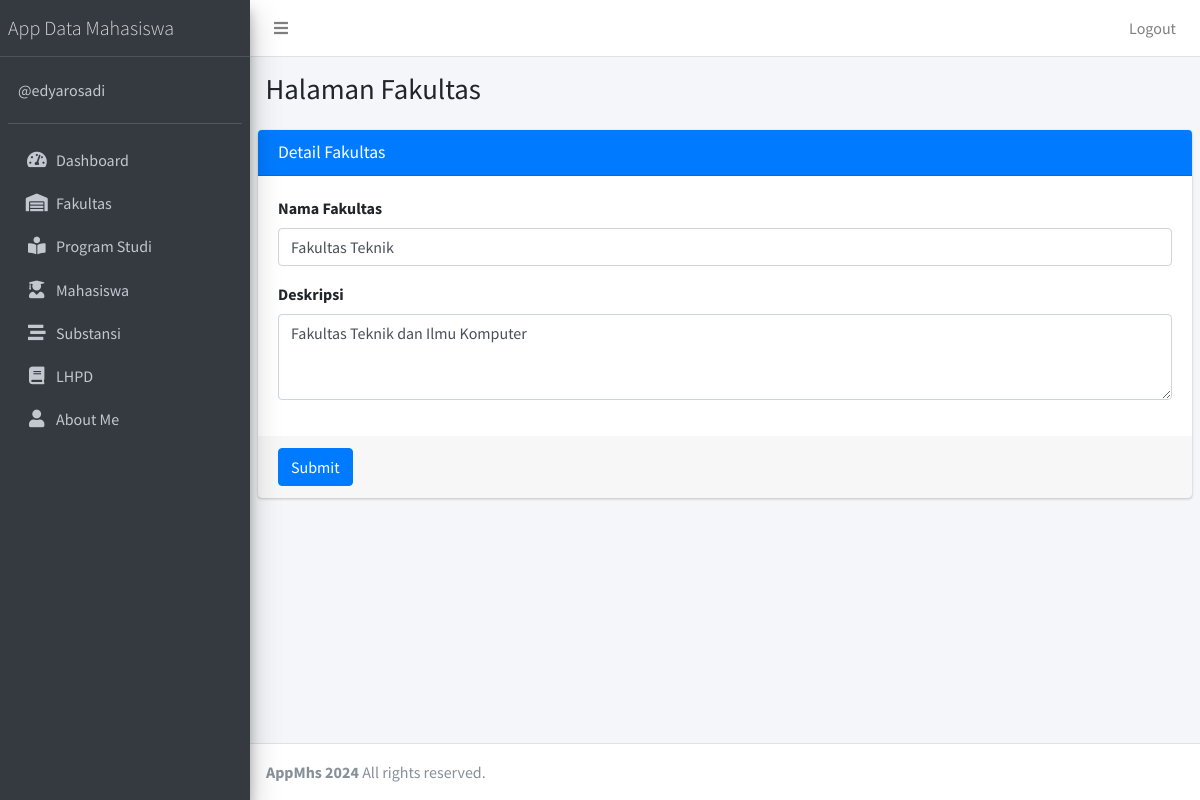
/fakultas/edit/1 (signed in), run on the app's committed database.
### tables this page shows
CREATE TABLE `fakultas` (
  `FakultasID` int NOT NULL,
  `NamaFakultas` varchar(100) NOT NULL,
  `Deskripsi` text
);

### app/core/Controller.php (called while the page is built, shortened)
<?php
class Controller
{
    public function view($view, $data = [])
    {
        require_once '../app/views/' . $view . '.php';
    }
    public function model($model)
    {
        return new $model;
    }
}

### app/controllers/Fakultas.php (called while the page is built, shortened)
<?php
class Fakultas extends Controller
{
    public function edit($id)
    {
        $data['title'] = 'Detail Fakultas';
        $data['fakultas'] = $this->model('FakultasModel')->getFakultasById($id);
        $this->view('fakultas/edit', $data);
    }
}

### app/core/App.php (called while the page is built, shortened)
<?php
class App
{
    protected $method = 'index';
    protected $params = [];
    public function __construct()
    {
        $url = $this->parseURL();
        if (is_array($url) && isset($url[0]) && file_exists('../app/controllers/' . $url[0] . '.php')) {
            unset($url[0]);
        }
        $this->controller = new $this->controller;
        if (isset($url[1])) {
            if (method_exists($this->controller, $url[1])) {
                $this->method = $url[1];
                unset($url[1]);
            }
        }
        if (!empty($url)) {
            $this->params = array_values($url);
        }
        call_user_func_array([$this->controller, $this->method], $this->params);
    }
    public function parseURL()
    {
        if (isset($_GET['url'])) {
            $url = rtrim($_GET['url'], '/');
            $url = filter_var($url, FILTER_SANITIZE_URL);
            $url = explode('/', $url);
            return $url;
        }
    }
}

### public/index.php (called while the page is built, shortened)
<?php
$app = new App;

### app/core/Database.php (called while the page is built, shortened)
<?php
class Database
{
    private $host = DB_HOST;
    private $user = DB_USER;
    private $pass = DB_PASS;
    private $dbnm = DB_NAME;
    private $dbh;
    private $stmt;
    public function __construct()
    {
        $dsn = 'mysql:host=' . $this->host . ';dbname=' . $this->dbnm;
        $option = [
            PDO::ATTR_PERSISTENT => true,
            PDO::ATTR_ERRMODE => PDO::ERRMODE_EXCEPTION
        ];
        try {
            $this->dbh = new PDO($dsn, $this->user, $this->pass, $option);
        } catch (PDOException $e) {
            die($e->getMessage());
        }
    }
    public function query($query)
    {
        $this->stmt = $this->dbh->prepare($query);
    }
    public function bind($param, $value, $type = null)
    {
        if (is_null($type)) {
            switch (true) {
                default:
                    $type = PDO::PARAM_STR;
            }
        }
        $this->stmt->bindValue($param, $value, $type);
    }
    public function execute()
    {
        $this->stmt->execute();
    }
    public function single()
    {
        $this->execute();
        return $this->stmt->fetch(PDO::FETCH_ASSOC);
    }
}

### app/models/FakultasModel.php (called while the page is built, shortened)
<?php
class FakultasModel
{
    private $table = 'fakultas';
    private $db;
    public function __construct()
    {
        $this->db = new Database;
    }
    public function getFakultasById($id)
    {
        $this->db->query('SELECT * FROM ' . $this->table . ' WHERE FakultasID=:id');
        $this->db->bind('id', $id);
        return $this->db->single();
    }
}

### app/views/fakultas/edit.php (the view, shortened to what this page needs)
<div class="content-wrapper">
    <section class="content-header">
        <div class="container-fluid">
            <div class="row mb-2">
                <div class="col-sm-6">
                    <h1>Halaman Fakultas</h1>
                </div>
            </div>
        </div>
    </section>
    <section class="content">
        <div class="card card-primary">
            <div class="card-header">
                <h3 class="card-title"><?= $data['title']; ?></h3>
            </div>
            <form role="form" action="<?= base_url; ?>/fakultas/updateFakultas" method="POST" enctype="multipart/form-data">
                <div class="card-body">
                    <div class="form-group">
                        <label>Nama Fakultas</label>
                        <input type="text" class="form-control" placeholder="masukkan nama fakultas..." name="nama_fakultas" value="<?= $data['fakultas']['NamaFakultas']; ?>">
                    </div>
                    <div class="form-group">
                        <label>Deskripsi</label>
                        <textarea class="form-control" rows="3" placeholder="masukkan deskripsi..." name="deskripsi"><?= $data['fakultas']['Deskripsi']; ?></textarea>
                    </div>
                </div>
                <div class="card-footer">
                    <button type="submit" class="btn btn-primary">Submit</button>
                </div>
            </form>
        </div>
    </section>
</div>

### data on the page
fakultas: nama_fakultas "Fakultas Teknik", deskripsi "Fakultas Teknik dan Ilmu Komputer"

### other printed values
$data['title'] "Detail Fakultas"
